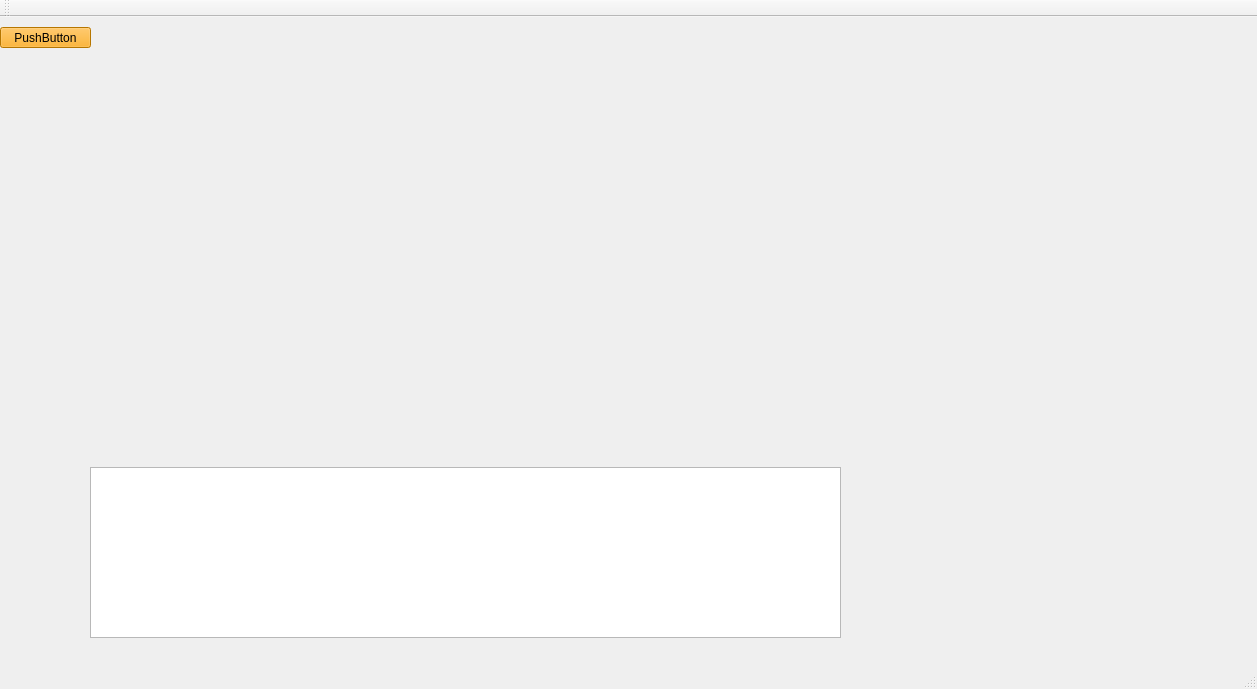
<?xml version="1.0" encoding="UTF-8"?>
<ui version="4.0">
 <class>EditorWindow</class>
 <widget class="QMainWindow" name="EditorWindow">
  <property name="geometry">
   <rect>
    <x>0</x>
    <y>0</y>
    <width>1257</width>
    <height>689</height>
   </rect>
  </property>
  <property name="windowTitle">
   <string>MainWindow</string>
  </property>
  <property name="styleSheet">
   <string notr="true">QPushButton
{
	color: black;
	background-color: orange;
}</string>
  </property>
  <widget class="QWidget" name="centralwidget">
   <widget class="DebugLogger" name="debugOutput">
    <property name="geometry">
     <rect>
      <x>90</x>
      <y>450</y>
      <width>751</width>
      <height>171</height>
     </rect>
    </property>
    <property name="styleSheet">
     <string notr="true">#debugOutput {
	font: 12pt &quot;Arial&quot;;
}</string>
    </property>
   </widget>
   <widget class="QPushButton" name="pushButton">
    <property name="geometry">
     <rect>
      <x>0</x>
      <y>10</y>
      <width>91</width>
      <height>21</height>
     </rect>
    </property>
    <property name="styleSheet">
     <string notr="true">QPushButton#pushButton
{
	
}</string>
    </property>
    <property name="text">
     <string>PushButton</string>
    </property>
   </widget>
   <widget class="SceneViewport" name="viewport" native="true">
    <property name="geometry">
     <rect>
      <x>90</x>
      <y>0</y>
      <width>751</width>
      <height>451</height>
     </rect>
    </property>
   </widget>
  </widget>
  <widget class="QMenuBar" name="menubar">
   <property name="geometry">
    <rect>
     <x>0</x>
     <y>0</y>
     <width>1257</width>
     <height>20</height>
    </rect>
   </property>
  </widget>
  <widget class="QStatusBar" name="statusbar"/>
  <widget class="QToolBar" name="toolBar">
   <property name="windowTitle">
    <string>toolBar</string>
   </property>
   <attribute name="toolBarArea">
    <enum>TopToolBarArea</enum>
   </attribute>
   <attribute name="toolBarBreak">
    <bool>false</bool>
   </attribute>
  </widget>
 </widget>
 <customwidgets>
  <customwidget>
   <class>DebugLogger</class>
   <extends>QTextBrowser</extends>
   <header>Engine/Editor/DebugLogger.h</header>
  </customwidget>
  <customwidget>
   <class>SceneViewport</class>
   <extends>QWidget</extends>
   <header>Engine/Editor/Widgets/SceneViewport.h</header>
   <container>1</container>
  </customwidget>
 </customwidgets>
 <resources/>
 <connections/>
</ui>
